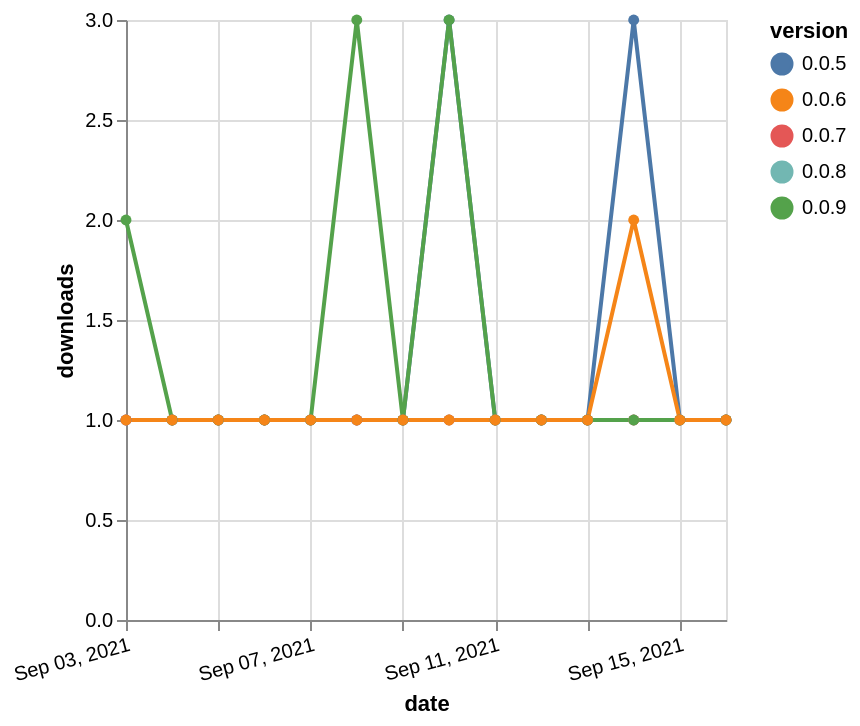

The Vega-Lite source for this figure:
### Vega-Lite specification from a JSON file in a GitHub repository (floating-point values rounded to 4 significant figures)
{"$schema": "https://vega.github.io/schema/vega-lite/v5.json", "description": "A simple bar chart with embedded data.", "data": {"values": [{"date": "2021-09-03", "total": 351, "delta": 1, "version": "0.0.5"}, {"date": "2021-09-04", "total": 352, "delta": 1, "version": "0.0.5"}, {"date": "2021-09-05", "total": 353, "delta": 1, "version": "0.0.5"}, {"date": "2021-09-06", "total": 354, "delta": 1, "version": "0.0.5"}, {"date": "2021-09-07", "total": 355, "delta": 1, "version": "0.0.5"}, {"date": "2021-09-08", "total": 356, "delta": 1, "version": "0.0.5"}, {"date": "2021-09-09", "total": 357, "delta": 1, "version": "0.0.5"}, {"date": "2021-09-10", "total": 360, "delta": 3, "version": "0.0.5"}, {"date": "2021-09-11", "total": 361, "delta": 1, "version": "0.0.5"}, {"date": "2021-09-12", "total": 362, "delta": 1, "version": "0.0.5"}, {"date": "2021-09-13", "total": 363, "delta": 1, "version": "0.0.5"}, {"date": "2021-09-14", "total": 366, "delta": 3, "version": "0.0.5"}, {"date": "2021-09-15", "total": 367, "delta": 1, "version": "0.0.5"}, {"date": "2021-09-16", "total": 368, "delta": 1, "version": "0.0.5"}, {"date": "2021-09-03", "total": 195, "delta": 1, "version": "0.0.8"}, {"date": "2021-09-04", "total": 196, "delta": 1, "version": "0.0.8"}, {"date": "2021-09-05", "total": 197, "delta": 1, "version": "0.0.8"}, {"date": "2021-09-06", "total": 198, "delta": 1, "version": "0.0.8"}, {"date": "2021-09-07", "total": 199, "delta": 1, "version": "0.0.8"}, {"date": "2021-09-08", "total": 200, "delta": 1, "version": "0.0.8"}, {"date": "2021-09-09", "total": 201, "delta": 1, "version": "0.0.8"}, {"date": "2021-09-10", "total": 202, "delta": 1, "version": "0.0.8"}, {"date": "2021-09-11", "total": 203, "delta": 1, "version": "0.0.8"}, {"date": "2021-09-12", "total": 204, "delta": 1, "version": "0.0.8"}, {"date": "2021-09-13", "total": 205, "delta": 1, "version": "0.0.8"}, {"date": "2021-09-14", "total": 206, "delta": 1, "version": "0.0.8"}, {"date": "2021-09-15", "total": 207, "delta": 1, "version": "0.0.8"}, {"date": "2021-09-16", "total": 208, "delta": 1, "version": "0.0.8"}, {"date": "2021-09-03", "total": 173, "delta": 1, "version": "0.0.7"}, {"date": "2021-09-04", "total": 174, "delta": 1, "version": "0.0.7"}, {"date": "2021-09-05", "total": 175, "delta": 1, "version": "0.0.7"}, {"date": "2021-09-06", "total": 176, "delta": 1, "version": "0.0.7"}, {"date": "2021-09-07", "total": 177, "delta": 1, "version": "0.0.7"}, {"date": "2021-09-08", "total": 178, "delta": 1, "version": "0.0.7"}, {"date": "2021-09-09", "total": 179, "delta": 1, "version": "0.0.7"}, {"date": "2021-09-10", "total": 180, "delta": 1, "version": "0.0.7"}, {"date": "2021-09-11", "total": 181, "delta": 1, "version": "0.0.7"}, {"date": "2021-09-12", "total": 182, "delta": 1, "version": "0.0.7"}, {"date": "2021-09-13", "total": 183, "delta": 1, "version": "0.0.7"}, {"date": "2021-09-14", "total": 184, "delta": 1, "version": "0.0.7"}, {"date": "2021-09-15", "total": 185, "delta": 1, "version": "0.0.7"}, {"date": "2021-09-16", "total": 186, "delta": 1, "version": "0.0.7"}, {"date": "2021-09-03", "total": 178, "delta": 2, "version": "0.0.9"}, {"date": "2021-09-04", "total": 179, "delta": 1, "version": "0.0.9"}, {"date": "2021-09-05", "total": 180, "delta": 1, "version": "0.0.9"}, {"date": "2021-09-06", "total": 181, "delta": 1, "version": "0.0.9"}, {"date": "2021-09-07", "total": 182, "delta": 1, "version": "0.0.9"}, {"date": "2021-09-08", "total": 185, "delta": 3, "version": "0.0.9"}, {"date": "2021-09-09", "total": 186, "delta": 1, "version": "0.0.9"}, {"date": "2021-09-10", "total": 189, "delta": 3, "version": "0.0.9"}, {"date": "2021-09-11", "total": 190, "delta": 1, "version": "0.0.9"}, {"date": "2021-09-12", "total": 191, "delta": 1, "version": "0.0.9"}, {"date": "2021-09-13", "total": 192, "delta": 1, "version": "0.0.9"}, {"date": "2021-09-14", "total": 193, "delta": 1, "version": "0.0.9"}, {"date": "2021-09-15", "total": 194, "delta": 1, "version": "0.0.9"}, {"date": "2021-09-16", "total": 195, "delta": 1, "version": "0.0.9"}, {"date": "2021-09-03", "total": 191, "delta": 1, "version": "0.0.6"}, {"date": "2021-09-04", "total": 192, "delta": 1, "version": "0.0.6"}, {"date": "2021-09-05", "total": 193, "delta": 1, "version": "0.0.6"}, {"date": "2021-09-06", "total": 194, "delta": 1, "version": "0.0.6"}, {"date": "2021-09-07", "total": 195, "delta": 1, "version": "0.0.6"}, {"date": "2021-09-08", "total": 196, "delta": 1, "version": "0.0.6"}, {"date": "2021-09-09", "total": 197, "delta": 1, "version": "0.0.6"}, {"date": "2021-09-10", "total": 198, "delta": 1, "version": "0.0.6"}, {"date": "2021-09-11", "total": 199, "delta": 1, "version": "0.0.6"}, {"date": "2021-09-12", "total": 200, "delta": 1, "version": "0.0.6"}, {"date": "2021-09-13", "total": 201, "delta": 1, "version": "0.0.6"}, {"date": "2021-09-14", "total": 203, "delta": 2, "version": "0.0.6"}, {"date": "2021-09-15", "total": 204, "delta": 1, "version": "0.0.6"}, {"date": "2021-09-16", "total": 205, "delta": 1, "version": "0.0.6"}]}, "width": "container", "mark": {"type": "line", "point": {"filled": true}}, "encoding": {"x": {"field": "date", "type": "temporal", "timeUnit": "yearmonthdate", "title": "date", "axis": {"labelAngle": -15}}, "y": {"field": "delta", "type": "quantitative", "title": "downloads"}, "color": {"field": "version", "type": "nominal"}, "tooltip": {"field": "delta"}}}
